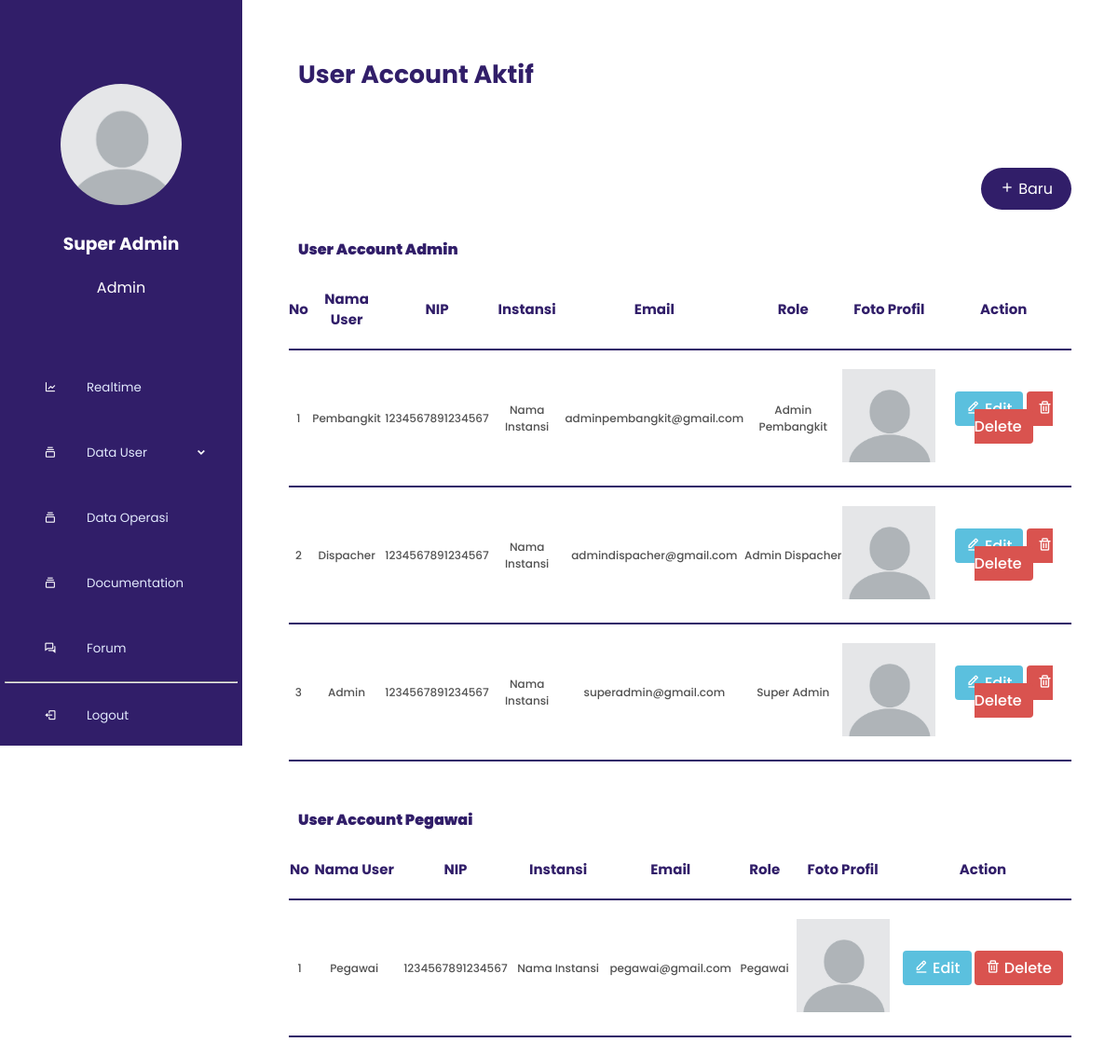
Screenshot of /index.php?p=user_aktif (signed in) with the database file from the repository.
### tables this page shows
CREATE TABLE `users` (
  `user_id` bigint(20) UNSIGNED NOT NULL,
  `nama_user` varchar(255) NOT NULL,
  `nip` char(25) NOT NULL,
  `instansi` varchar(255) NOT NULL,
  `role` enum('Super Admin','Admin Dispacher','Admin Pembangkit','Pegawai') NOT NULL,
  `email` varchar(255) NOT NULL,
  `password` varchar(255) NOT NULL,
  `gambar` text NOT NULL,
  `path` varchar(200) DEFAULT NULL,
  `created_at` timestamp NULL DEFAULT current_timestamp(),
  `updated_at` timestamp NULL DEFAULT current_timestamp()
);

### admin/super_admin/data_user_aktif.php (the view, shortened to what this page needs)
<?php
if ($_SESSION['role'] == 'Super Admin') {
?>
    <div class="header">
        <a>User Account Aktif</a>
    </div>
    <div class="page-user">
        <div class="header-user">
            <a href="index.php?p=add_user" class="button-add"><i class='bx bx-plus'></i> Baru</a>
        </div>
        <div class="header-user-title">
            <a>User Account Admin</a>
        </div>
        <div class="content-user">
            <table class="table-user">
                <thead>
                    <tr>
                        <th>No</th>
                        <th>Nama User</th>
                        <th>NIP</th>
                        <th>Instansi</th>
                        <th>Email</th>
                        <th>Role</th>
                        <th>Foto Profil</th>
                        <th>Action</th>
                    </tr>
                </thead>
                <tbody>
                    <?php
                    $no = 1;
                    $query = mysqli_query($koneksi, "SELECT * FROM users WHERE role LIKE '%Admin%' ORDER BY user_id DESC");
                    while ($r = mysqli_fetch_assoc($query)) {
                    ?>
                        <tr>
                            <td><?php echo $no++; ?></td>
                            <td><?php echo $r['nama_user']; ?></td>
                            <td><?php echo $r['nip']; ?></td>
                            <td><?php echo $r['instansi']; ?></td>
                            <td><?php echo $r['email']; ?></td>
                            <td><?php echo $r['role']; ?></td>
                            <td><img src="assets/img/foto_profil/<?php echo $r['gambar']; ?>" alt="" width="100px"></td>
                            <td>
                                <a class="btn-action btn-edit" href="index.php?p=update_user&id=<?php echo $r['user_id'] ?>"> <span><i class='bx bx-edit-alt'></i></span> Edit</a>
                                <a class="btn-action btn-delete" onclick="return confirm('Apakah Anda yakin ingin menghapus data ini?')" href="index.php?p=delete_user&id=<?php echo $r['user_id'] ?>"> <span><i class='bx bx-trash'></i></span> Delete</a>
                            </td>
                        <?php
                    }
                        ?>
                </tbody>
            </table>
        </div>
    </div>
    <div class="page-user">
        <div class="header-user-title">
            <a>User Account Pegawai</a>
        </div>
        <div class="content-user">
            <table class="table-user">
                <thead>
                    <tr>
                        <th>No</th>
                        <th>Nama User</th>
                        <th>NIP</th>
                        <th>Instansi</th>
                        <th>Email</th>
                        <th>Role</th>
                        <th>Foto Profil</th>
                        <th>Action</th>
                    </tr>
                </thead>
                <tbody>
                    <?php
                    $no = 1;
                    $query = mysqli_query($koneksi, "SELECT * FROM users WHERE role LIKE '%Pegawai%' ORDER BY user_id DESC");
                    $cek_data = mysqli_num_rows($query);
                    if ($cek_data > 0) {
                        while ($r = mysqli_fetch_assoc($query)) {
                    ?>
                            <tr>
                                <td><?php echo $no++; ?></td>
                                <td><?php echo $r['nama_user']; ?></td>
                                <td><?php echo $r['nip']; ?></td>
                                <td><?php echo $r['instansi']; ?></td>
                                <td><?php echo $r['email']; ?></td>
                                <td><?php echo $r['role']; ?></td>
                                <td><img src="assets/img/foto_profil/<?php echo $r['gambar']; ?>" alt="" width="100px"></td>
                                <td>
                                    <a class="btn-action btn-edit" href="index.php?p=update_user&id=<?php echo $r['user_id'] ?>"> <span><i class='bx bx-edit-alt'></i></span> Edit</a>
                                    <a class="btn-action btn-delete" onclick="return confirm('Apakah Anda yakin ingin menghapus data ini?')" href="index.php?p=delete_user&id=<?php echo $r['user_id'] ?>"> <span><i class='bx bx-trash'></i></span> Delete</a>
                                </td>
                            </tr>
                        <?php
                        }
                    }
                    ?>
                </tbody>
            </table>
        </div>
    </div>
<?php
} else {
    echo '<script>alert("Mohon maaf halaman ini hanya dapat dilihat oleh Super Admin")</script>';
    echo '<script>window.location.href = "Login.php";</script>';
}
?>

### index.php (shortened to what this page needs)
<!DOCTYPE html>
<html lang="en" dir="ltr">
<?php
include 'config/conn.php';
?>
<head>
  <link rel="stylesheet" href="assets/css/styles.css">
  <link rel="stylesheet" href="assets/css/forum.css">
  <link rel="stylesheet" href="assets/css/realtime.css">
  <link rel="stylesheet" href="assets/css/documentation.css">
  <link rel="stylesheet" href="assets/css/user.css">
  <link rel="stylesheet" href="assets/css/forecasting.css">
  <link rel="stylesheet" href="assets/css/data_operasi.css">
  <link href='https://unpkg.com/boxicons@2.0.7/css/boxicons.min.css' rel='stylesheet'>
  <link href="https://maxcdn.bootstrapcdn.com/font-awesome/4.7.0/css/font-awesome.min.css" rel="stylesheet" />
  <link rel="stylesheet" href="https://cdnjs.cloudflare.com/ajax/libs/font-awesome/4.7.0/css/font-awesome.min.css">
</head>
<body>
  <div class="sidebar" id="sidebar">
    <?php
    if (isset($_SESSION['role'])) {
      if ($_SESSION['role'] == 'Super Admin') {
        include_once 'sidebar_navlink/superadmin.php';
      } elseif ($_SESSION['role'] == 'Admin Dispacher') {
        include_once 'sidebar_navlink/dispacher.php';
      } elseif ($_SESSION['role'] == 'Admin Pembangkit') {
        include_once 'sidebar_navlink/pembangkit.php';
      } elseif ($_SESSION['role'] == 'Pegawai') {
        include_once 'sidebar_navlink/pegawai.php';
      }
    } else {
      include_once 'sidebar_navlink/guest.php';
    }
    ?>
  </div>
  <div class="main">
    <?php
    if (@$_GET['p'] == "") {
      include 'realtime.php';
    } elseif (@$_GET['p'] == "realtime") {
      include_once 'realtime.php';
    }
    elseif (@$_GET['p'] == "user_aktif") {
      include_once 'admin/super_admin/data_user_aktif.php';
    } elseif (@$_GET['p'] == "add_user") {
      include_once 'admin/super_admin/form_add_user.php';
    } elseif (@$_GET['p'] == "update_user") {
      $query = mysqli_query($koneksi, "SELECT * FROM users WHERE user_id ='" . $_GET['id'] . "'");
      while ($data = mysqli_fetch_assoc($query)) {
        include_once 'admin/super_admin/form_update_user.php';
      }
    } elseif (@$_GET['p'] == "user_nonaktif") {
      include_once 'admin/super_admin/data_user_nonaktif.php';
    } elseif (@$_GET['p'] == "data_pembangkit") {
      include_once 'pembangkit.php';
    } elseif (@$_GET['p'] == "data_tegangan") {
      include_once 'tegangan.php';
    } elseif (@$_GET['p'] == "forcasting") {
      include_once 'admin/dispacher/forcasting.php';
    } elseif (@$_GET['p'] == "data_operasi") {
      include_once 'admin/data_operasi.php';
    }
    elseif (@$_GET['p'] == "profile") {
      include_once 'admin/profile.php';
    } elseif (@$_GET['p'] == "update_foto_profile") {
      include_once 'admin/update_foto_profile.php';
    } elseif (@$_GET['p'] == "update_data_profile") {
      include_once 'admin/update_data_profile.php';
    } elseif (@$_GET['p'] == "update_password_profile") {
      include_once 'admin/update_password_profile.php';
    }
    elseif (@$_GET['p'] == "documentation") {
      include_once 'admin/documentation.php';
    } elseif (@$_GET['p'] == "form_add_documentation") {
      include_once 'admin/form_add_documnetation.php';
    } elseif (@$_GET['p'] == "form_update_documentation") {
      $query = mysqli_query($koneksi, "SELECT * FROM documentations WHERE id_dokumen ='" . $_GET['id'] . "'");
      while ($data = mysqli_fetch_assoc($query)) {
        include_once 'admin/form_update_documentation.php';
      }
    } elseif (@$_GET['p'] == "perencanaan") {
      include_once 'admin/documentation/perencanaan.php';
    } elseif (@$_GET['p'] == "evaluasi") {
      include_once 'admin/documentation/evaluasi.php';
    } elseif (@$_GET['p'] == "profil_kelistrikan") {
      include_once 'admin/documentation/profil_kelistrikan.php';
    } elseif (@$_GET['p'] == "sop_pengoperasian") {
      include_once 'admin/documentation/pengoperasian.php';
    } elseif (@$_GET['p'] == "singel_line_diagram") {
      include_once 'admin/documentation/singel_line_diagram.php';
    }
    elseif (@$_GET['p'] == "forum") {
      include_once 'admin/forum.php';
    } elseif (@$_GET['p'] == "forum_add") {
      include_once 'admin/super_admin/form_add_forum.php';
    } elseif (@$_GET['p'] == "forum_update") {
      $query = mysqli_query($koneksi, "SELECT * FROM forums WHERE id_pesan ='" . $_GET['id'] . "'");
      while ($data = mysqli_fetch_assoc($query)) {
        include_once 'admin/super_admin/form_update_forum.php';
      }
    } elseif (@$_GET['p'] == "forum_komentar") {
      include_once 'admin/forum_komentar.php';
    }
    ?>
  </div>
</body>
</html>

### sidebar_navlink/superadmin.php (shortened to what this page needs)
<ul class="nav-links">
  <a href="index.php?p=profile">
    <?php
    $query = mysqli_query($koneksi, "SELECT * FROM users WHERE user_id =" . $_SESSION['user_id']);
    while ($data = mysqli_fetch_assoc($query)) {
    ?>
      <div class="box-profile">
        <img src="assets/img/foto_profil/<?php echo $data['gambar'] ?>" alt="">
        <h3><?php echo $data['role'] ?></h3>
        <p><?php echo $data['nama_user'] ?></p>
      </div>
    <?php
    }
    ?>
  </a>
  <li>
    <a href="index.php?p=realtime">
      <i class='bx bx-line-chart'></i>
      <span class="link_name">Realtime</span>
    </a>
  </li>
  <li>
    <div class="iocn-link">
      <a href="#">
        <i class='bx bx-collection'></i>
        <span class="link_name">Data User</span>
      </a>
      <i class='bx bxs-chevron-down arrow'></i>
    </div>
  </li>
  <li>
    <a href="index.php?p=data_operasi">
      <i class='bx bx-collection'></i>
      <span class="link_name">Data Operasi</span>
    </a>
  </li>
  <li>
    <a href="index.php?p=documentation">
      <i class='bx bx-collection'></i>
      <span class="link_name">Documentation</span>
    </a>
  </li>
  <li>
    <a href="index.php?p=forum">
      <i class='bx bx-conversation'></i>
      <span class="link_name">Forum</span>
    </a>
  </li>
  <hr>
  <li>
    <a href="logout.php">
      <i class='bx bx-log-out'></i>
      <span class="link_name">Logout</span>
    </a>
  </li>
</ul>

### assets/css/styles.css (style rules this page uses)
* { margin: 0; padding: 0; box-sizing: border-box; font-family: 'Poppins'; }
.sidebar { background-color: #311e69; width: 260px; height: 100vh; display: flex; justify-content: center; position: fixed; top: 0; }
.sidebar .nav-links { height: 100%; padding: 30px 0 150px 0; overflow: auto; }
.sidebar .nav-links li { position: relative; list-style: none; transition: all 0.4s ease; }
.sidebar .nav-links li .iocn-link { display: flex; align-items: center; justify-content: space-between; }
.sidebar .nav-links li i { height: 50px; min-width: 78px; text-align: center; line-height: 50px; color: #fff; font-size: 10pt; cursor: pointer; transition: all 0.3s ease; }
.sidebar .nav-links li a { display: flex; align-items: center; text-decoration: none; }
.sidebar .nav-links li a .link_name { font-size: 10pt; font-weight: 400; color: #e1e9fc; transition: all 0.4s ease; }
.box-profile { width: 250px; display: block; padding: 25px; text-align: center; }
.box-profile img { width: 150px; padding: 10px; border-radius: 50%; }
.box-profile h3, .box-profile p { display: block; width: 200px; padding: 10px; color: #fff; }
.main { margin-left: 260px; height: 100vh; padding: 10px, 0, 10px, 10px; }
.header { display: flex; justify-content: space-between; align-items: center; padding: 50px 0px; }
.header a { color: #311e69; font-size: 20pt; font-weight: bold; margin-left: 50px; }
.btn-action { padding: 7px 12px; border-radius: 4px; }
.btn-delete { background-color: #D9534F; color: #fff; }
.btn-edit { background-color: #5BC0DE; color: #fff; }

### assets/css/forum.css (style rules this page uses)
.button-add { background-color:#311e69; border-radius: 50px; color: white; padding: 10px 20px; border: none; cursor: pointer; font-size: 12pt; text-decoration: none; }
.menu-list li, a { padding: 10px; text-decoration: none; list-style: none; color: #311e69; font-size: 12pt; }

### assets/css/user.css (style rules this page uses)
.page-user { width: 100%; padding: 20px 50px; }
.header-user-title { display: flex; justify-content: start; }
.header-user-title a { font-weight: 900; font-size: 16px; }
.header-user-title a { color: #311e69; }
.header-user { padding-bottom: 20px; width: 100%; display: flex; justify-content: end; }
.table-user { border-collapse: collapse; width: 100%; }
.table-user thead tr th, .table-user tbody tr td { text-align: center; padding: 8px; }
.table-user thead tr th { padding: 20px 0px; font-weight: 700; font-size: 15px; line-height: 22px; color: #311E69; border-bottom: 2px solid #311E69; }
.table-user tbody tr td { padding: 20px 0px; border-bottom: 2px solid #311E69; font-weight: 500; font-size: 12px; line-height: 18px; color: #525252; }

### rows the page displays
users: gambar (placeholder picture), role "Super Admin", nama_user "Admin", nip "1234567891234567", instansi "Nama Instansi", email "superadmin@gmail.com"
users: nama_user "Pembangkit", nip "1234567891234567", instansi "Nama Instansi", email "adminpembangkit@gmail.com", role "Admin Pembangkit", gambar (placeholder picture)
users: nama_user "Dispacher", nip "1234567891234567", instansi "Nama Instansi", email "admindispacher@gmail.com", role "Admin Dispacher", gambar (placeholder picture)
users: nama_user "Pegawai", nip "1234567891234567", instansi "Nama Instansi", email "pegawai@gmail.com", role "Pegawai", gambar (placeholder picture)
